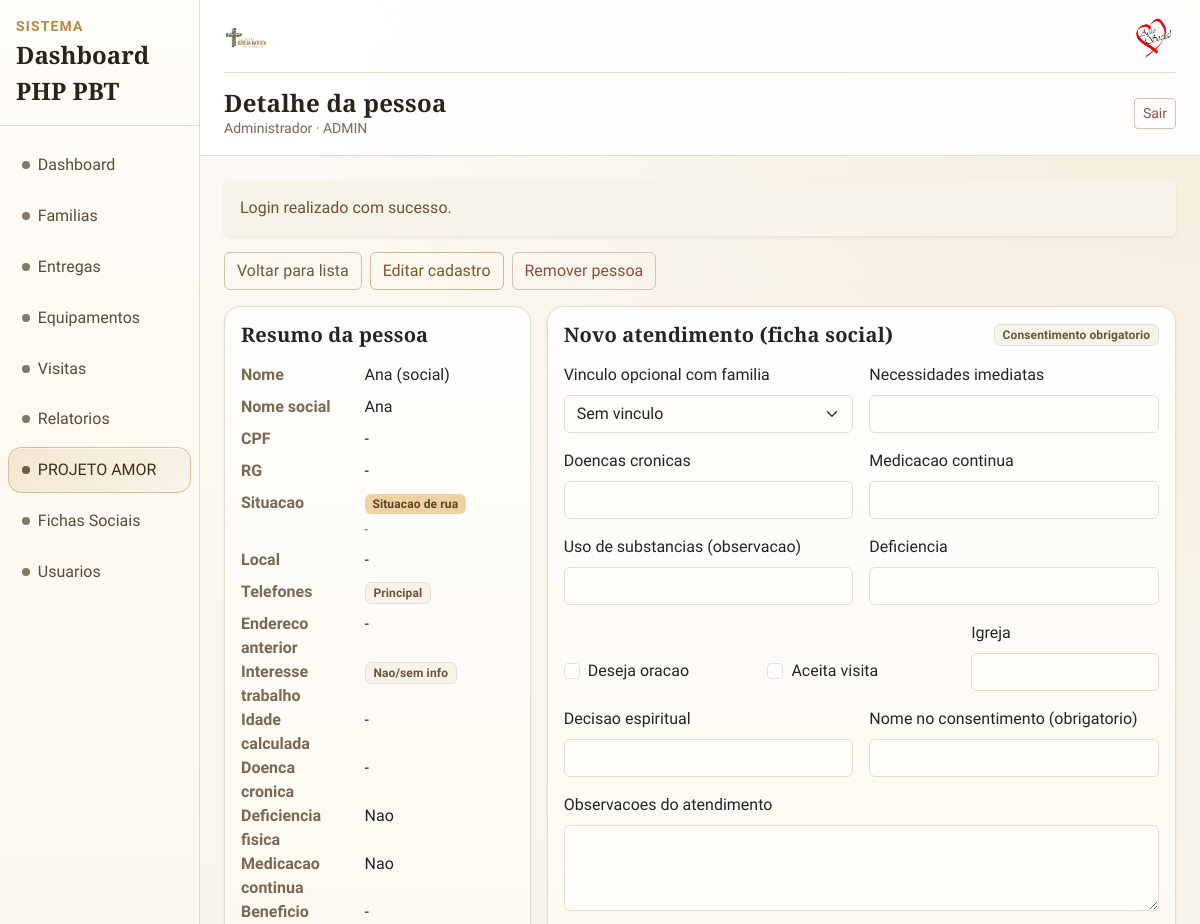
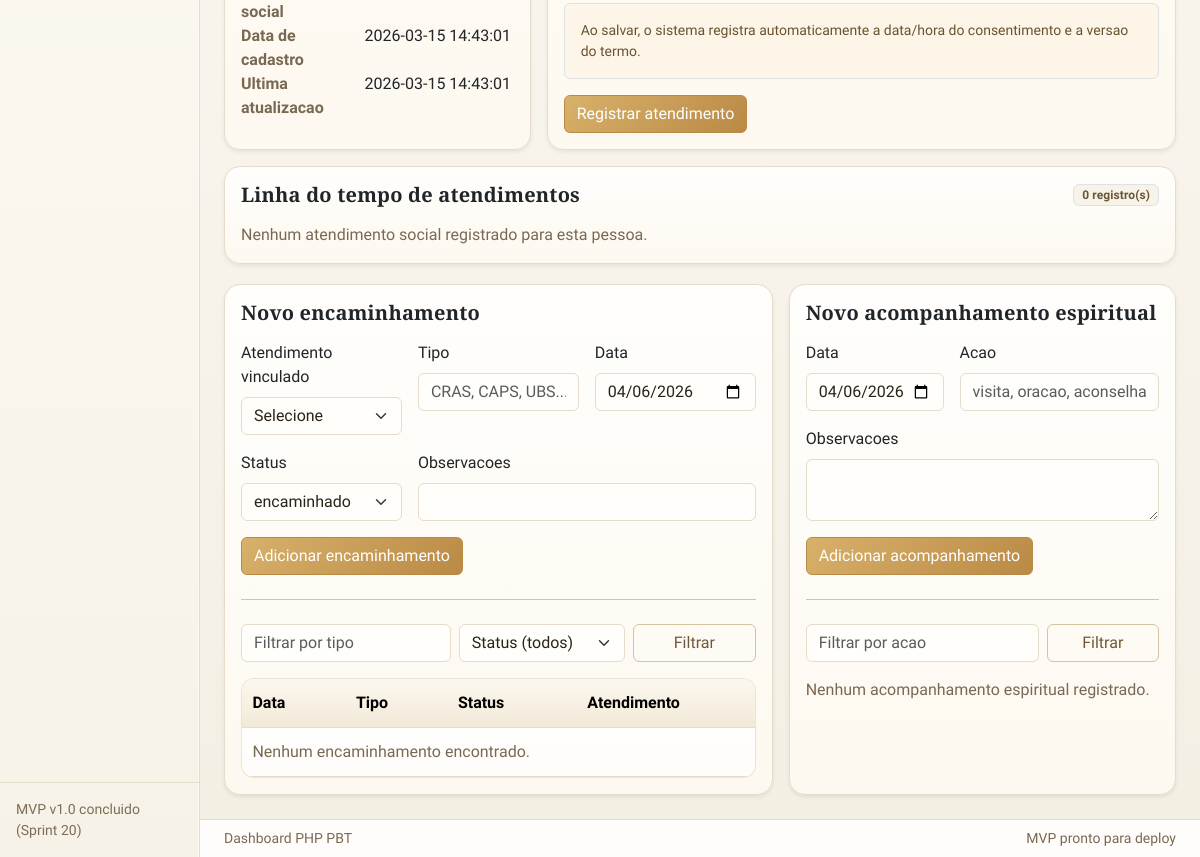
The app's page /people/show?id=2 (signed in) with its own data (2 pictures, top to bottom).
### tables this page shows
CREATE TABLE IF NOT EXISTS people (
  id INT AUTO_INCREMENT PRIMARY KEY,
  full_name VARCHAR(160) NULL,
  social_name VARCHAR(160) NULL,
  cpf VARCHAR(14) NULL UNIQUE,
  rg VARCHAR(20) NULL,
  birth_date DATE NULL,
  approx_age INT NULL,
  gender VARCHAR(20) NULL,
  is_homeless TINYINT(1) NOT NULL DEFAULT 0,
  homeless_time VARCHAR(20) NULL,
  stay_location VARCHAR(200) NULL,
  phone VARCHAR(20) NULL,
  previous_address VARCHAR(200) NULL,
  has_family_in_region TINYINT(1) NOT NULL DEFAULT 0,
  family_contact VARCHAR(200) NULL,
  education_level VARCHAR(40) NULL,
  profession_skills VARCHAR(200) NULL,
  formal_work_history TINYINT(1) NOT NULL DEFAULT 0,
  work_interest TINYINT(1) NOT NULL DEFAULT 0,
  work_interest_detail VARCHAR(200) NULL,
  chronic_disease VARCHAR(80) NULL,
  has_physical_disability TINYINT(1) NOT NULL DEFAULT 0,
  physical_disability_details VARCHAR(200) NULL,
  uses_continuous_medication TINYINT(1) NOT NULL DEFAULT 0,
  continuous_medication_details VARCHAR(200) NULL,
  social_benefit VARCHAR(80) NULL,
  created_at DATETIME NOT NULL DEFAULT CURRENT_TIMESTAMP,
  updated_at DATETIME NULL DEFAULT NULL ON UPDATE CURRENT_TIMESTAMP,
  INDEX idx_people_full_name (full_name),
  INDEX idx_people_social_name (social_name),
  INDEX idx_people_is_homeless (is_homeless),
  INDEX idx_people_updated_at (updated_at)
);

### app/Views/people/show.php (the view, shortened to what the rows shown need)
<?php
$person = is_array($person ?? null) ? $person : [];
$recordEditMode = (bool) ($recordEditMode ?? false);
$referralEditMode = (bool) ($referralEditMode ?? false);
$spiritualEditMode = (bool) ($spiritualEditMode ?? false);
$displayName = (string) (($person['full_name'] ?? '') ?: ($person['social_name'] ?? 'Sem identificacao'));
$phones = is_array($person['phones'] ?? null) ? $person['phones'] : [];
?>
<div class="row g-3 mb-3">
    <div class="col-12 col-xl-4">
        <div class="card border-0 shadow-sm h-100">
            <div class="card-body">
                <h2 class="h5 mb-3">Resumo da pessoa</h2>
                <dl class="row mb-0">
                    <dt class="col-5 text-secondary">Nome</dt>
                    <dd class="col-7"><?= htmlspecialchars($displayName, ENT_QUOTES, 'UTF-8') ?></dd>
                    <dt class="col-5 text-secondary">Nome social</dt>
                    <dd class="col-7"><?= htmlspecialchars((string) (($person['social_name'] ?? '') ?: '-'), ENT_QUOTES, 'UTF-8') ?></dd>
                    <dt class="col-5 text-secondary">CPF</dt>
                    <dd class="col-7"><?= htmlspecialchars((string) (($person['cpf'] ?? '') ?: '-'), ENT_QUOTES, 'UTF-8') ?></dd>
                    <dt class="col-5 text-secondary">RG</dt>
                    <dd class="col-7"><?= htmlspecialchars((string) (($person['rg'] ?? '') ?: '-'), ENT_QUOTES, 'UTF-8') ?></dd>
                    <dt class="col-5 text-secondary">Situacao</dt>
                    <dd class="col-7">
                        <?php if ((int) ($person['is_homeless'] ?? 0) === 1) : ?>
                            <span class="badge text-bg-warning">Situacao de rua</span>
                            <div class="small text-secondary mt-1"><?= htmlspecialchars((string) (($person['homeless_time'] ?? '') ?: '-'), ENT_QUOTES, 'UTF-8') ?></div>
                        <?php else : ?>
                            <span class="badge text-bg-success">Acompanhamento geral</span>
                        <?php endif; ?>
                    </dd>
                    <dt class="col-5 text-secondary">Local</dt>
                    <dd class="col-7"><?= htmlspecialchars((string) (($person['stay_location'] ?? '') ?: '-'), ENT_QUOTES, 'UTF-8') ?></dd>
                    <dt class="col-5 text-secondary">Telefones</dt>
                    <dd class="col-7">
                        <?php if ($phones === []) : ?>
                            -
                        <?php else : ?>
                            <?php foreach ($phones as $phone) : ?>
                                <div>
                                </div>
                            <?php endforeach; ?>
                        <?php endif; ?>
                    </dd>
                    <dt class="col-5 text-secondary">Endereco anterior</dt>
                    <dd class="col-7"><?= htmlspecialchars((string) (($person['previous_address'] ?? '') ?: '-'), ENT_QUOTES, 'UTF-8') ?></dd>
                    <dt class="col-5 text-secondary">Interesse trabalho</dt>
                    <dd class="col-7">
                        <?= ((int) ($person['work_interest'] ?? 0) === 1)
                            ? '<span class="badge text-bg-success">Sim</span>'
                            : '<span class="badge text-bg-light border">Nao/sem info</span>' ?>
                    </dd>
                    <dt class="col-5 text-secondary">Idade calculada</dt>
                    <dd class="col-7"><?= htmlspecialchars((string) (($person['approx_age'] ?? null) !== null ? (string) $person['approx_age'] . ' anos' : '-'), ENT_QUOTES, 'UTF-8') ?></dd>
                    <dt class="col-5 text-secondary">Doenca cronica</dt>
                    <dd class="col-7"><?= htmlspecialchars((string) (($person['chronic_disease'] ?? '') ?: '-'), ENT_QUOTES, 'UTF-8') ?></dd>
                    <dt class="col-5 text-secondary">Deficiencia fisica</dt>
                    <dd class="col-7">
                        <?= ((int) ($person['has_physical_disability'] ?? 0) === 1)
                            ? htmlspecialchars((string) (($person['physical_disability_details'] ?? '') ?: 'Sim'), ENT_QUOTES, 'UTF-8')
                            : 'Nao' ?>
                    </dd>
                    <dt class="col-5 text-secondary">Medicacao continua</dt>
                    <dd class="col-7">
                        <?= ((int) ($person['uses_continuous_medication'] ?? 0) === 1)
                            ? htmlspecialchars((string) (($person['continuous_medication_details'] ?? '') ?: 'Sim'), ENT_QUOTES, 'UTF-8')
                            : 'Nao' ?>
                    </dd>
                    <dt class="col-5 text-secondary">Beneficio social</dt>
                    <dd class="col-7"><?= htmlspecialchars((string) (($person['social_benefit'] ?? '') ?: '-'), ENT_QUOTES, 'UTF-8') ?></dd>
                    <dt class="col-5 text-secondary">Data de cadastro</dt>
                    <dd class="col-7"><?= htmlspecialchars((string) (($person['created_at'] ?? '') ?: '-'), ENT_QUOTES, 'UTF-8') ?></dd>
                    <dt class="col-5 text-secondary">Ultima atualizacao</dt>
                    <dd class="col-7"><?= htmlspecialchars((string) (($person['updated_at'] ?? '') ?: ($person['created_at'] ?? '-')), ENT_QUOTES, 'UTF-8') ?></dd>
                </dl>
            </div>
        </div>
    </div>
    <div class="col-12 col-xl-8">
        <div class="card border-0 shadow-sm h-100">
            <div class="card-body">
                <div class="d-flex justify-content-between align-items-center mb-3">
                    <h2 class="h5 mb-0"><?= $recordEditMode ? 'Editar atendimento (ficha social)' : 'Novo atendimento (ficha social)' ?></h2>
                </div>
            </div>
        </div>
    </div>
</div>
<div class="card border-0 shadow-sm">
    <div class="card-body">
        <div class="d-flex justify-content-between align-items-center mb-3">
            <h2 class="h5 mb-0">Linha do tempo de atendimentos</h2>
        </div>
    </div>
</div>
<div class="row g-3 mt-1">
    <div class="col-12 col-xl-7">
        <div class="card border-0 shadow-sm h-100">
            <div class="card-body">
                <div class="d-flex flex-wrap justify-content-between gap-2 align-items-center mb-3">
                    <h2 class="h5 mb-0"><?= $referralEditMode ? 'Editar encaminhamento' : 'Novo encaminhamento' ?></h2>
                </div>
                <div class="table-responsive">
                    <table class="table align-middle mb-0">
                        <thead>
                            <tr>
                                <th>Data</th>
                                <th>Tipo</th>
                                <th>Status</th>
                                <th>Atendimento</th>
                            </tr>
                        </thead>
                    </table>
                </div>
            </div>
        </div>
    </div>
    <div class="col-12 col-xl-5">
        <div class="card border-0 shadow-sm h-100">
            <div class="card-body">
                <div class="d-flex flex-wrap justify-content-between gap-2 align-items-center mb-3">
                    <h2 class="h5 mb-0"><?= $spiritualEditMode ? 'Editar acompanhamento espiritual' : 'Novo acompanhamento espiritual' ?></h2>
                </div>
            </div>
        </div>
    </div>
</div>

### records on screen
people: full_name "Ana (social)", social_name "Ana", cpf "-", rg "-", homeless_time "-", stay_location "-", previous_address "-", approx_age "-", chronic_disease "-", social_benefit "-", created_at "2026-03-15 14:43:01"

### other values on screen
$layoutAppName "Dashboard PHP PBT"
$item['label'] "Dashboard"
$item['label'] "Familias"
$item['label'] "Entregas"
$item['label'] "Equipamentos"
$item['label'] "Visitas"
$item['label'] "Relatorios"
$item['label'] "PROJETO AMOR"
$item['label'] "Fichas Sociais"
$item['label'] "Usuarios"
$layoutTitle "Detalhe da pessoa"
$layoutUserName "Administrador"
$layoutUserRole "ADMIN"
$success "Login realizado com sucesso."
count($timeline) "0"
